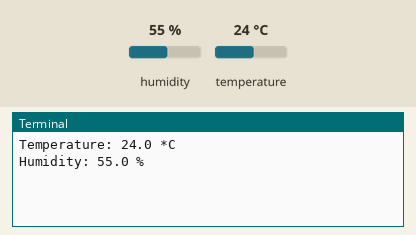
Bench run of a program on a simulated Raspberry Pi (BCM pin numbers). On the bench: the last lines printed to the terminal. Inputs (shaded band) come from the test bench; at power-on: humidity 55 %, temperature 24 °C. Web requests get an empty 200 reply after 0.4 s.

Above: at 2.0 s.
2.1 s: humidity set to 22 %
At 3.3 s:
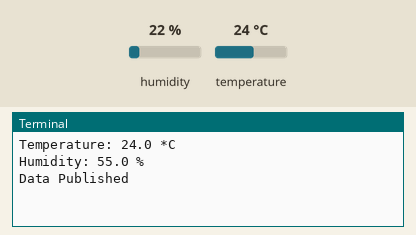
9.9 s: temperature set to 12 °C
At 16.0 s:
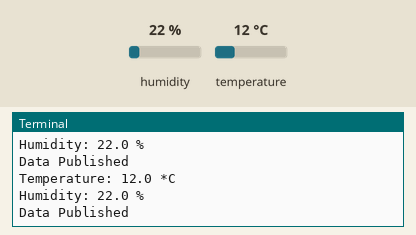
17.2 s: humidity set to 40 %
At 21.8 s:
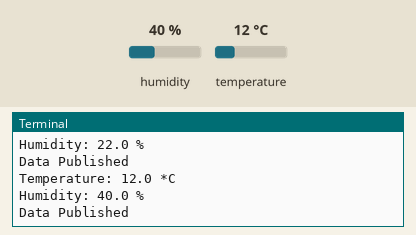
Timing chart, 0 to 23.3 s (numbered marks = the images above; inputs shaded):
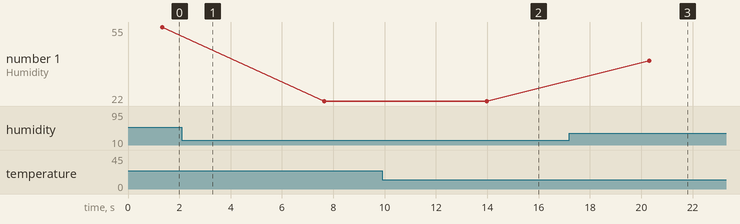

The program:

EXP05_DHT11_with_AdafruitIO.py
```python
import Adafruit_DHT as dht
import time
from Adafruit_IO import Client
sensor = dht.DHT11
key = "aio_dXOo11MDUVOdFOf76vUrIamGJ8x2"
user =  "jagIoT"
client = Client(user,key)   ## authenticate the account
hum_feed = client.feeds('Humidity')
temp_feed = client.feeds('Temperature')

def send_data(h,t):
    client.send_data(hum_feed.key,h)
    client.send_data(temp_feed.key,t)
    print("Data Published")

while True:
    hum,temp = dht.read_retry(sensor,3)
    if hum is not None and temp is not None:
        print("Temperature:",temp,"*C")
        print("Humidity:",hum,"%")
        send_data(hum,temp)
        time.sleep(5)
    else:
        print("Unable to read sensor data")
```

Measured:
- after the input at 9.9 s, the terminal: prints a new line after 4.1 s (image 2)
- after the input at 17.2 s, the terminal: prints a new line after 3.1 s (image 3)
- plotted number 1: 55 → 22 after the input at 2.1 s, 22 → 40 after the input at 17.2 s
